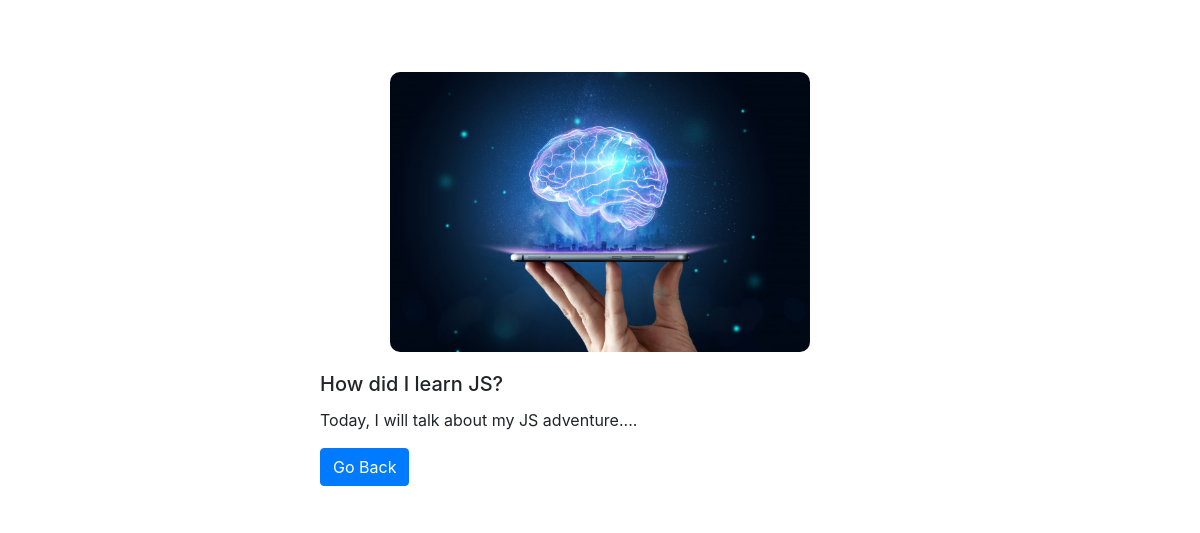
/6/post/, run on the app's committed database.
### Blog/models.py (models this page shows, shortened)
class Post(models.Model):
    creator = models.ForeignKey(Creator, max_length=150,on_delete=models.CASCADE)
    created_date = models.DateTimeField(auto_now=True)
    title = models.CharField(max_length=500)
    subtitle = models.CharField(max_length=500,default="Lets come and read")
    image = models.ImageField(default='default.jpg',upload_to='media/')
    content = models.TextField()

### Blog/views.py (the view)
# urls.py: path('<int:post_id>/post/',views.detail,name="detail_page"),
def detail(request,post_id):
    post = get_object_or_404(Post,id=post_id)
    context = {
        'Post':post,
    }
    return render(request,'Blog/detail_page.html',context)

### Blog/templates/Blog/detail_page.html
{% include 'Blog/template.html' %}
<div class="card" style="width: 50%;">
      <img class="card-img-top" style="width: 70%;" src="{{Post.image.url}}" alt="Card image cap">
      <div class="card-body">
        <h5 class="card-title">{{Post.title}}</h5>
        <p class="card-text">{{Post.content}}</p>
        <a href="{% url 'home' %}" class="btn btn-primary">Go Back</a>
        </div>
</div>

### Blog/static/style.css (style rules this page uses)
.card { padding-top: 6%; display: flex; justify-content: center; margin: 0 auto;; border: none; }
.card-img-top { display: flex; margin: 0 auto; border-radius: 10px; }

### data on the page
Post: image (placeholder picture), title "How did I learn JS?", content "Today, I will talk about my JS adventure...."
